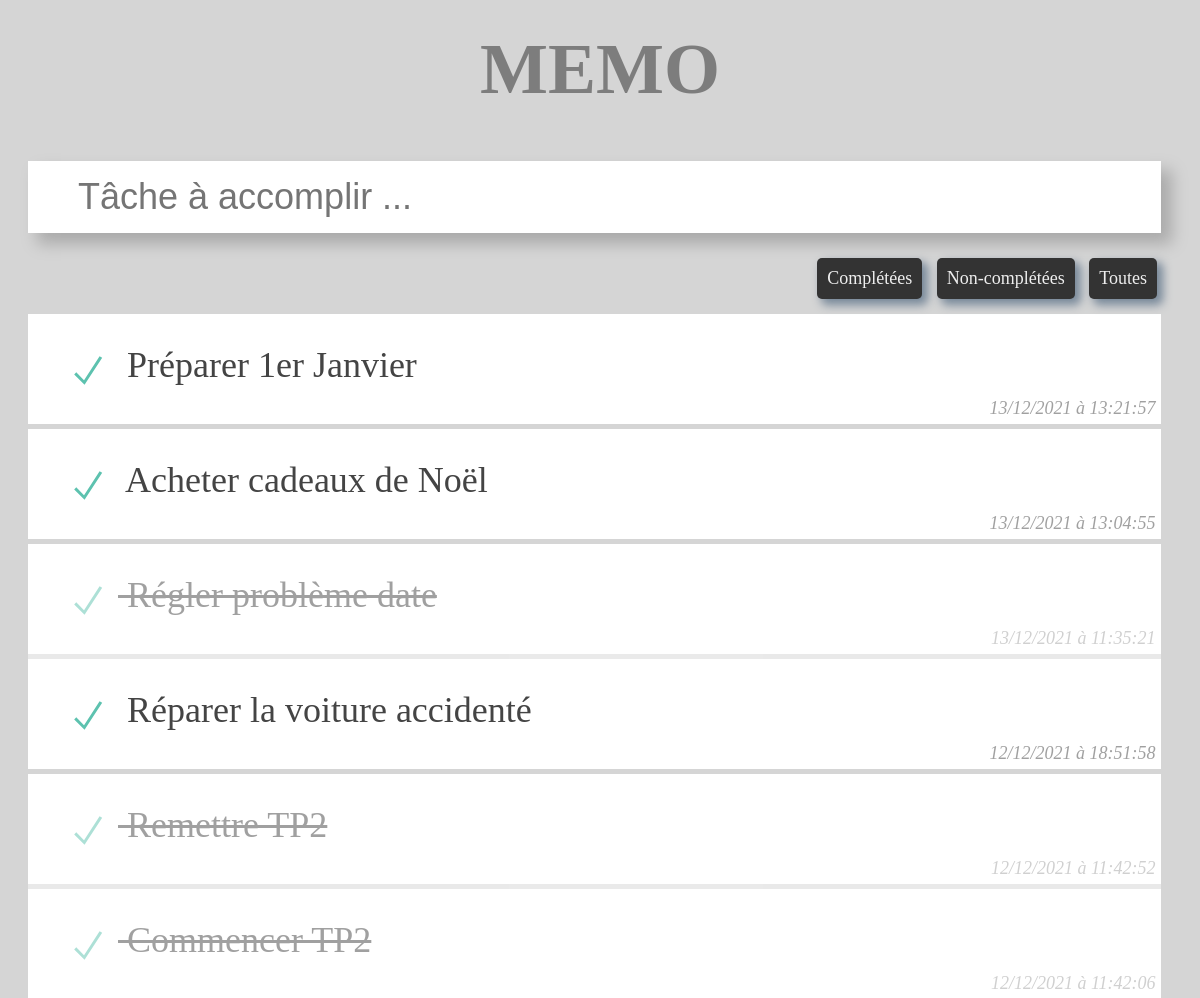
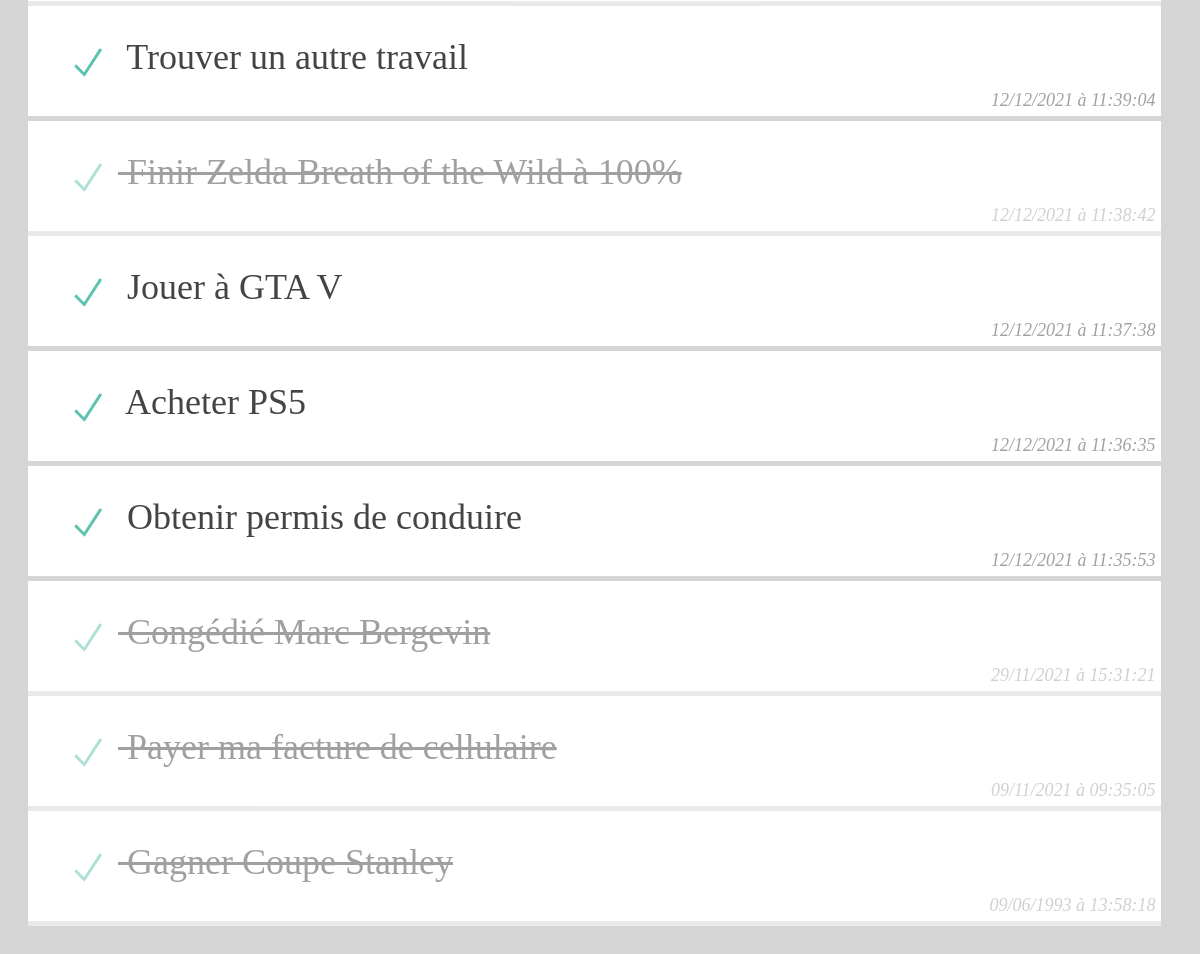
The page / on the database its author committed (2 pictures, top to bottom).
### tables this page shows
CREATE TABLE `tache` (
  `id` int(11) NOT NULL,
  `texte` varchar(200) NOT NULL COMMENT 'Texte de la tâche.',
  `accomplie` tinyint(1) NOT NULL DEFAULT '0' COMMENT 'Valeur 0 pour non-accomplie, et 1 pour accomplie.',
  `date_ajout` datetime NOT NULL DEFAULT CURRENT_TIMESTAMP COMMENT 'La date à laquelle la tâche est ajoutée',
  `utilisateur_id` int(11) DEFAULT NULL COMMENT 'Ce champ n''est pas utilisé dans le TP, ignorez-le!'
);

### lib/bd.lib.php (called while the page is built, shortened)
<?php
    function lireDonnees($cnx, $requete) {
        return mysqli_query($cnx, $requete);
    }
?>

### index.php (the view, shortened to what this page needs)
<?php
include('lib/bd.lib.php');
$cnx = connexionBD();
$requete = "SELECT id, texte, accomplie, date_ajout,
    DATE_FORMAT(date_ajout, '%d/%m/%Y à %H:%i:%s')
    AS date_ajout_modifie FROM tache ORDER BY date_ajout DESC";
$listeDesTaches = lireDonnees($cnx, $requete);
?>
<!DOCTYPE html>
<html lang="fr">
<head>
    <link rel="stylesheet" href="ressources/css/styles.css">
</head>
<body>
    <div class="conteneur">
        <a href="index.php"><h1>MEMO</h1></a>
        <form method="post" autocomplete="off" action="index.php">
            <input type="text" name="texteTache" class="quoi-faire" autofocus placeholder="Tâche à accomplir ...">
        </form>
        <div class="filtres">
            <a href="index.php?filtrer=1" title="Afficher les tâches complétées uniquement.">Complétées</a>
            <a href="index.php?filtrer=0" title="Afficher les tâches non-complétées uniquement.">Non-complétées</a>
            <a href="index.php" title="Afficher toutes les tâches.">Toutes</a>
        </div>
        <ul class="liste-taches">
            <?php while($uneTache = mysqli_fetch_assoc($listeDesTaches)) :
            $idDeLaTache = $uneTache['id']; ?>
            <li <?php if($uneTache['accomplie']==1) {echo 'class="accomplie"';} ?>>
                <span class="coche">
                    <a href="index.php?basculer=<?= $idDeLaTache; ?>" title="Cliquez pour faire basculer l'état de cette tâche.">
                        <img src="ressources/images/coche.svg" alt="">
                    </a>
                </span>
                <span class="texte"><?= $uneTache['texte']; ?></span>
                <span class="ajout"><?= $uneTache['date_ajout_modifie']; ?></span>
            </li>
            <?php endwhile; ?>
        </ul>
    </div>
</body>
</html>

### ressources/css/styles.css (style rules this page uses)
html { box-sizing: border-box; }
*, *:before, *:after { box-sizing: inherit; }
body { font-family: Verdana; font-size: 36px; color: #444; background-color: #d5d5d5; padding: 20px; }
a, a:visited, a:link, a:hover { text-decoration: none; color: inherit; }
.conteneur { width: 100%; height: 100%; }
h1 { margin: 0; margin-bottom: 30px; text-align: center; opacity: 0.6; }
input.quoi-faire { width: 99%; padding: 15px; font-size: 36px; padding-left: 50px; box-shadow: 10px 10px 15px 1px #ababab; border: none; margin: 20px 0; }
div.filtres { margin-bottom: 0px; text-align: right; padding-right: 10px; font-size: 0.5em; }
div.filtres a { display: inline-block; padding: 10px; margin: 5px; background-color: #333; color: #eee; border-radius: 5px; box-shadow: 5px 5px 10px 1px lightslategrey; }
ul.liste-taches { margin-top: 10px; list-style: none; padding: 0; background-color: white; width: 99%; }
ul.liste-taches li { cursor: default; border-bottom: 5px solid #d5d5d5; padding: 20px; position: relative; }
ul.liste-taches li span.coche img { vertical-align: middle; width: 70px; }
ul.liste-taches li.accomplie { text-decoration: line-through; opacity: 0.5; }
ul.liste-taches li span.ajout { font-size: 0.5em; font-family: Georgia; font-style: italic; opacity: 0.5; position: absolute; bottom: 5px; right: 5px; }

### rows shown on the page
tache: texte "Préparer 1er Janvier", date_ajout_modifie "13/12/2021 à 13:21:57"
tache: texte "Acheter cadeaux de Noël", date_ajout_modifie "13/12/2021 à 13:04:55"
tache: texte "Régler problème date", date_ajout_modifie "13/12/2021 à 11:35:21"
tache: texte "Réparer la voiture accidenté", date_ajout_modifie "12/12/2021 à 18:51:58"
tache: texte "Remettre TP2", date_ajout_modifie "12/12/2021 à 11:42:52"
tache: texte "Commencer TP2", date_ajout_modifie "12/12/2021 à 11:42:06"
tache: texte "Trouver un autre travail", date_ajout_modifie "12/12/2021 à 11:39:04"
tache: texte "Finir Zelda Breath of the Wild à 100%", date_ajout_modifie "12/12/2021 à 11:38:42"
tache: texte "Jouer à GTA V", date_ajout_modifie "12/12/2021 à 11:37:38"
tache: texte "Acheter PS5", date_ajout_modifie "12/12/2021 à 11:36:35"
tache: texte "Obtenir permis de conduire", date_ajout_modifie "12/12/2021 à 11:35:53"
tache: texte "Congédié Marc Bergevin", date_ajout_modifie "29/11/2021 à 15:31:21"
tache: texte "Payer ma facture de cellulaire", date_ajout_modifie "09/11/2021 à 09:35:05"
tache: texte "Gagner Coupe Stanley", date_ajout_modifie "09/06/1993 à 13:58:18"
